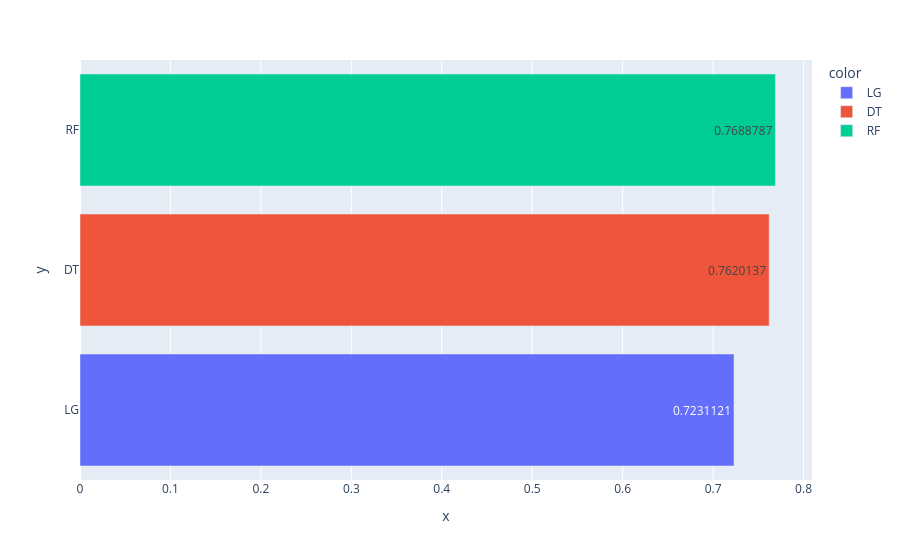
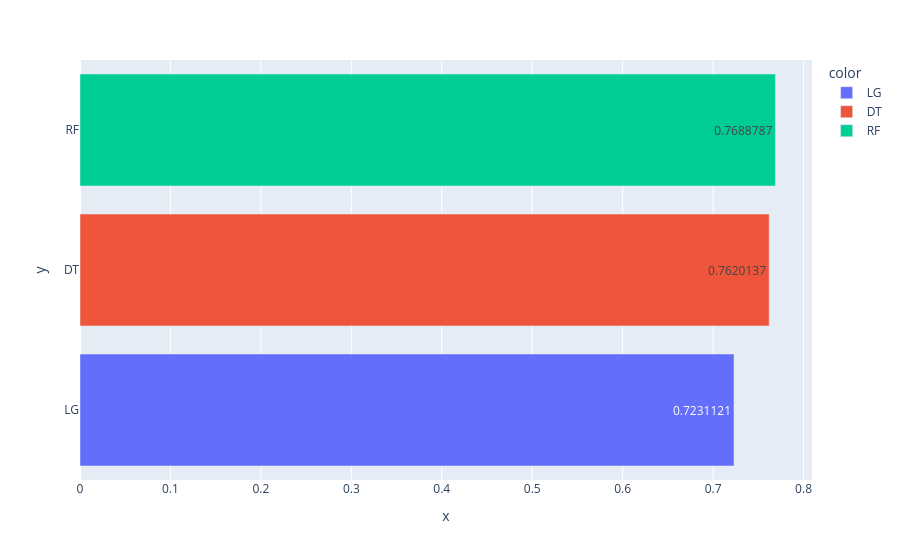

Write notebook code for charts like these, in order.
### Code cell
# diagramme des peformances
list_names = ['LG', 'DT', 'RF']
list_acc = [acc_lg, acc_dt, acc_rf]
list_f1 = [f1_lg, f1_dt, f1_rf]
list_final = [list_acc, list_f1]
for i in range(2):
  fig = px.bar(y=list_names, x = list_final[i], color = list_names, text_auto= True)
  fig.show()

### Figure 1 — Plotly figure (JSON) as saved in the notebook; plotly's stock layout.template omitted (floating-point values rounded to 4 significant figures)
{"data": [{"hovertemplate": "color=LG<br>x=%{x}<br>y=%{y}<extra></extra>", "legendgroup": "LG", "marker": {"color": "#636efa", "pattern": {"shape": ""}}, "name": "LG", "orientation": "h", "showlegend": true, "textposition": "auto", "texttemplate": "%{x}", "type": "bar", "x": [0.7231], "xaxis": "x", "y": ["LG"], "yaxis": "y"}, {"hovertemplate": "color=DT<br>x=%{x}<br>y=%{y}<extra></extra>", "legendgroup": "DT", "marker": {"color": "#EF553B", "pattern": {"shape": ""}}, "name": "DT", "orientation": "h", "showlegend": true, "textposition": "auto", "texttemplate": "%{x}", "type": "bar", "x": [0.762], "xaxis": "x", "y": ["DT"], "yaxis": "y"}, {"hovertemplate": "color=RF<br>x=%{x}<br>y=%{y}<extra></extra>", "legendgroup": "RF", "marker": {"color": "#00cc96", "pattern": {"shape": ""}}, "name": "RF", "orientation": "h", "showlegend": true, "textposition": "auto", "texttemplate": "%{x}", "type": "bar", "x": [0.7689], "xaxis": "x", "y": ["RF"], "yaxis": "y"}], "layout": {"barmode": "relative", "legend": {"title": {"text": "color"}, "tracegroupgap": 0}, "margin": {"t": 60}, "xaxis": {"anchor": "y", "domain": [0, 1], "title": {"text": "x"}}, "yaxis": {"anchor": "x", "domain": [0, 1], "title": {"text": "y"}}}}

### Figure 2 — Plotly figure (JSON) as saved in the notebook; plotly's stock layout.template omitted (floating-point values rounded to 4 significant figures)
{"data": [{"hovertemplate": "color=LG<br>x=%{x}<br>y=%{y}<extra></extra>", "legendgroup": "LG", "marker": {"color": "#636efa", "pattern": {"shape": ""}}, "name": "LG", "orientation": "h", "showlegend": true, "textposition": "auto", "texttemplate": "%{x}", "type": "bar", "x": [0.7231], "xaxis": "x", "y": ["LG"], "yaxis": "y"}, {"hovertemplate": "color=DT<br>x=%{x}<br>y=%{y}<extra></extra>", "legendgroup": "DT", "marker": {"color": "#EF553B", "pattern": {"shape": ""}}, "name": "DT", "orientation": "h", "showlegend": true, "textposition": "auto", "texttemplate": "%{x}", "type": "bar", "x": [0.762], "xaxis": "x", "y": ["DT"], "yaxis": "y"}, {"hovertemplate": "color=RF<br>x=%{x}<br>y=%{y}<extra></extra>", "legendgroup": "RF", "marker": {"color": "#00cc96", "pattern": {"shape": ""}}, "name": "RF", "orientation": "h", "showlegend": true, "textposition": "auto", "texttemplate": "%{x}", "type": "bar", "x": [0.7689], "xaxis": "x", "y": ["RF"], "yaxis": "y"}], "layout": {"barmode": "relative", "legend": {"title": {"text": "color"}, "tracegroupgap": 0}, "margin": {"t": 60}, "xaxis": {"anchor": "y", "domain": [0, 1], "title": {"text": "x"}}, "yaxis": {"anchor": "x", "domain": [0, 1], "title": {"text": "y"}}}}
